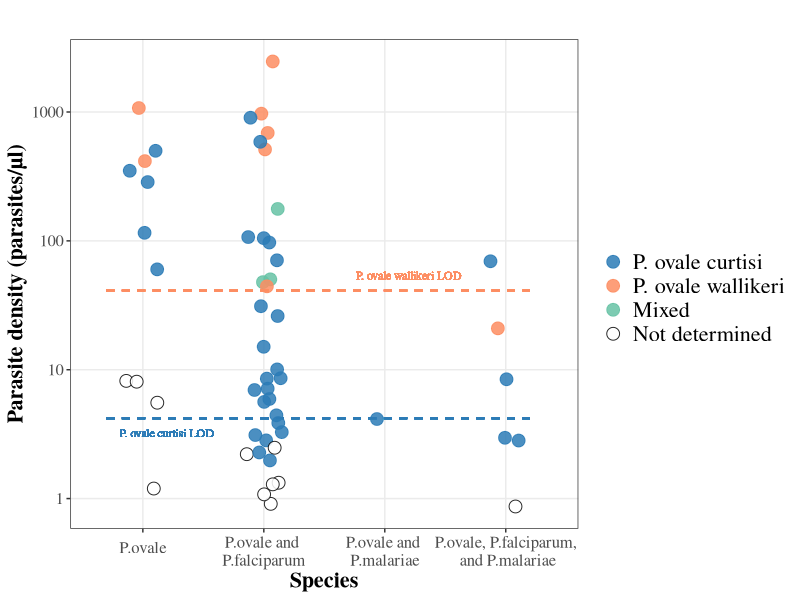

Write the R code that produced this figure.
################################################
#Programmer: Wenqiao He
#Last update: May 2024
#Purpose: P. ovale real-time PCR assays Analysis
################################################

#Loading packages for use
library(readxl)
library(ggplot2)

# Set working directory
setwd("C:/Users/wenqiao/Desktop/revision_Po qPCR assay_WH_jbp/Revision submission_2024_05_06")

#----------------------------------------------------------------------------------------------------------------------------------------
#----------------------------------------------------------------------------------------------------------------------------------------

# Field sample analysis and plotting##################################################################################################### 

##Loading data
DRC_Po <- read_excel("DRC_Po_field_samples_upload.xlsx")

##Calculating average Cq values
DRC_Po$Cq_mean_18S <- rowMeans(DRC_Po[, c("Cq1_18S", "Cq2_18S")], na.rm = TRUE)

DRC_Po$Cq_mean_Poc <- rowMeans(DRC_Po[, c("Cq1_Poc", "Cq2_Poc")], na.rm = TRUE)

DRC_Po$Cq_mean_Pow <- rowMeans(DRC_Po[, c("Cq1_Pow", "Cq2_Pow")], na.rm = TRUE)

##Determine P. ovale species 
DRC_Po <- DRC_Po |> dplyr::mutate(Diagnosis = dplyr::case_when(Cq_mean_Poc < 45 & Cq_mean_Pow < 45 ~ "Mixed",
                                                     Cq_mean_Poc < 45 ~ "P. ovale curtisi",
                                                     Cq_mean_Pow < 45 ~ "P. ovale wallikeri",
                                                     .default = "Not determined"))

##Making figure
Po_diagnosis <-ggplot(DRC_Po, aes(y=`Parasite_density_18S`, x=Species, colour=Diagnosis,fill=Diagnosis))+
  geom_point(position=position_jitter(w=0.15,height = 0),size=4,shape=21,alpha=0.85)+
  guides(fill=guide_legend(title=" "))+
  labs(title=" ",shape=" ",colour=" ")+
  xlab("Species")+
  ylab("Parasite density (parasites/µl)")+
  theme_bw()+
  theme(panel.grid.minor = element_blank())+
  theme(text=element_text(family="serif"),title=element_text(size=16,face="bold"))+
  geom_segment(aes(y=4.2,x=0.7,yend=4.2,xend=4.2),linetype = "dashed",size=0.65, colour ="#2c7bb6")+
  geom_segment(aes(y=41.2,x=0.7,yend=41.2,xend=4.2),linetype = "dashed",size=0.65, colour ="#fc8d62")+
  scale_x_discrete(labels=c("P.ovale","P.ovale and \nP.falciparum","P.ovale and \nP.malariae","P.ovale, P.falciparum,\n and P.malariae"))+
  scale_y_log10()+
  theme(axis.text.x = element_text(angle=0, hjust=0.5, vjust=0.7,size=12),axis.text.y = element_text(size=12),legend.text = element_text(size = 16))+
  geom_text(aes(x=1.2,y=3.2, label='P. ovale curtisi LOD'),size=3,family="serif",color="#2c7bb6")+
  geom_text(aes(x=3.2,y=53.6, label='P. ovale wallikeri LOD'),size=3,family="serif",color="#fc8d62")+
  scale_color_manual(breaks=c("P. ovale curtisi","P. ovale wallikeri","Mixed","Not determined"),values=c("#2c7bb6", "#fc8d62", "#66c2a5", "black"))+
  scale_fill_manual(breaks=c("P. ovale curtisi","P. ovale wallikeri","Mixed","Not determined"), values=c("#2c7bb6", "#fc8d62", "#66c2a5", "white"))

print(Po_diagnosis)
